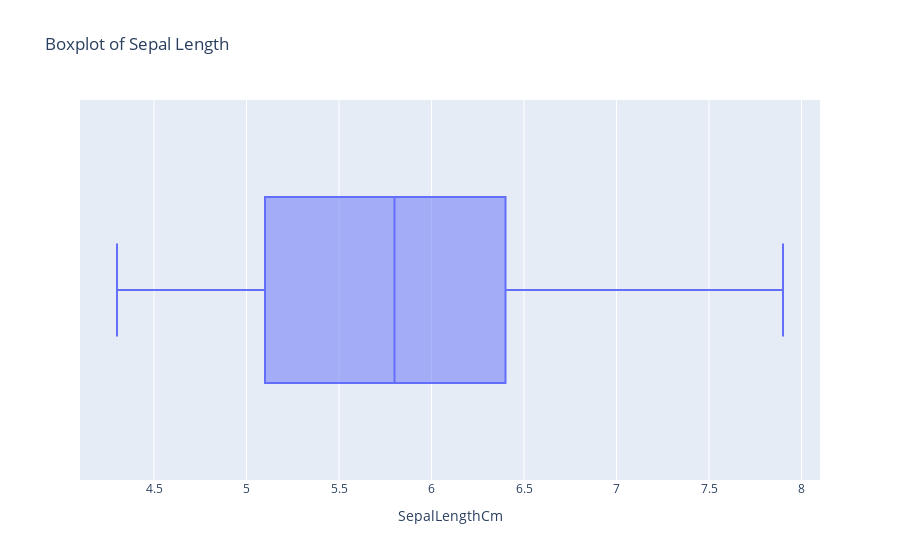

Notebook code for this chart:
### Code cell
px.box(data_frame=df,x='SepalLengthCm',title='Boxplot of Sepal Length')

### Figure 1 — Plotly figure (JSON) as saved in the notebook; plotly's stock layout.template omitted (floating-point values rounded to 4 significant figures; data arrays with more than 128 entries replaced by an {"elided": "..."} marker saying what was removed)
{"data": [{"alignmentgroup": "True", "hovertemplate": "SepalLengthCm=%{x}<extra></extra>", "legendgroup": "", "marker": {"color": "#636efa"}, "name": "", "notched": false, "offsetgroup": "", "orientation": "h", "showlegend": false, "type": "box", "x": {"elided": "150 float values"}, "x0": " ", "xaxis": "x", "y0": " ", "yaxis": "y"}], "layout": {"boxmode": "group", "legend": {"tracegroupgap": 0}, "title": {"text": "Boxplot of Sepal Length"}, "xaxis": {"anchor": "y", "domain": [0, 1], "title": {"text": "SepalLengthCm"}}, "yaxis": {"anchor": "x", "domain": [0, 1]}}}
